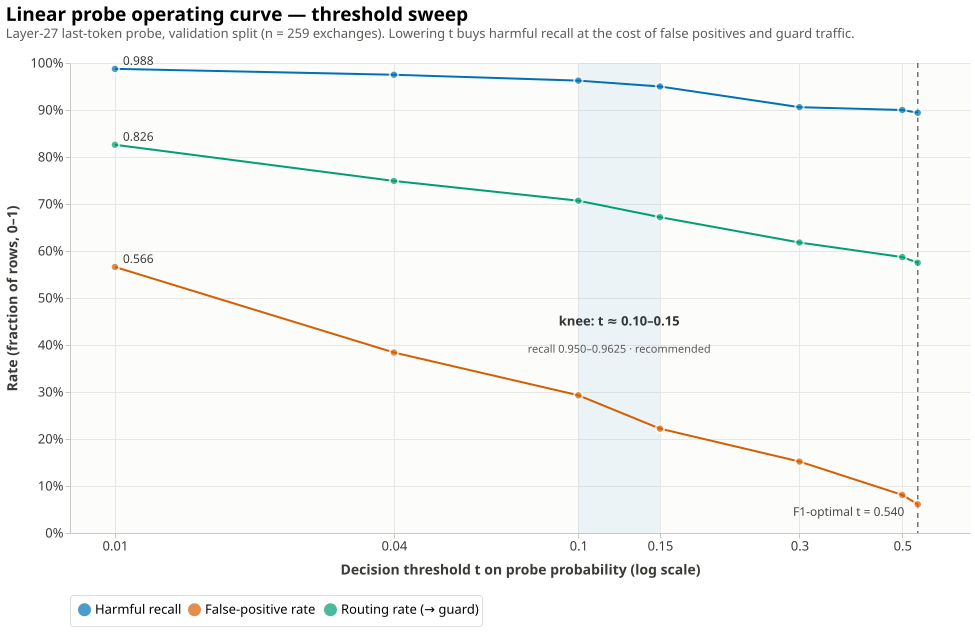

Write Python code to recreate this figure.
"""Appendix chart 1 — linear probe operating curve (threshold sweep).

Numbers are the 7 tabulated rows from the "Recall-oriented threshold analysis"
section of
  scripts/model/results/linear_probe_v2_layer27_lasttoken_sweep/REPORT.md
(validation split, n=259). The underlying threshold_scan.csv is cluster-only, so
the data is inlined here verbatim.

Run:  /home/novaktj/aegis_env/bin/python chart1_probe_operating_curve.py
"""

from pathlib import Path

import altair as alt
import pandas as pd
import vl_convert as vlc

OUT = Path(__file__).with_suffix(".svg")

# threshold, precision, recall, F1, FPR, FN, routing_rate  (validation, n=259)
ROWS = [
    (0.010, 0.738, 0.9875, 0.845, 0.566, 2, 0.826),
    (0.040, 0.804, 0.9750, 0.881, 0.384, 4, 0.749),
    (0.100, 0.842, 0.9625, 0.898, 0.293, 6, 0.707),
    (0.150, 0.874, 0.9500, 0.910, 0.222, 8, 0.672),
    (0.300, 0.906, 0.9060, 0.906, 0.152, 15, 0.618),
    (0.500, 0.947, 0.9000, 0.9231, 0.081, 16, 0.587),
    (0.540, 0.960, 0.8940, 0.9256, 0.061, 17, 0.575),
]
df = pd.DataFrame(
    ROWS,
    columns=["threshold", "precision", "recall", "f1", "fpr", "fn", "routing_rate"],
)

SERIES = {
    "recall": "Harmful recall",
    "fpr": "False-positive rate",
    "routing_rate": "Routing rate (→ guard)",
}
ORDER = list(SERIES.values())
COLORS = ["#0072B2", "#D55E00", "#009E73"]  # CVD-validated categorical trio

long = (
    df.melt(
        id_vars="threshold",
        value_vars=list(SERIES),
        var_name="metric_key",
        value_name="value",
    )
    .assign(metric=lambda d: d.metric_key.map(SERIES))
)

W, H = 900, 470
# 0.540 is omitted as a tick (it would collide with 0.5); the dashed rule marks it.
X_VALUES = [0.01, 0.04, 0.1, 0.15, 0.3, 0.5]

X_SCALE = alt.Scale(type="log", domain=[0.008, 0.7], nice=False)
X_AXIS = alt.Axis(
    title="Decision threshold t on probe probability (log scale)",
    values=X_VALUES,
    format=".3~g",
    grid=True,
    gridColor="#e7e7e4",
    labelFontSize=13,
    titleFontSize=14,
    titlePadding=10,
)
x = alt.X("threshold:Q", scale=X_SCALE, axis=X_AXIS)
y = alt.Y(
    "value:Q",
    scale=alt.Scale(domain=[0, 1.0]),
    axis=alt.Axis(
        title="Rate (fraction of rows, 0–1)",
        format=".0%",
        grid=True,
        gridColor="#e7e7e4",
        labelFontSize=13,
        titleFontSize=14,
        titlePadding=10,
    ),
)
color = alt.Color(
    "metric:N",
    scale=alt.Scale(domain=ORDER, range=COLORS),
    legend=alt.Legend(
        title=None, orient="bottom", direction="horizontal",
        labelFontSize=13, symbolStrokeWidth=3, fillColor="#ffffff",
        padding=8, cornerRadius=3, strokeColor="#ddddda",
    ),
)

# --- knee band: recommended high-recall operating zone -----------------------
knee = alt.Chart(pd.DataFrame({"lo": [0.10], "hi": [0.15]})).mark_rect(
    color="#0072B2", opacity=0.07
).encode(
    # Same scale + axis spec as the other layers, otherwise Vega-Lite's layer
    # axis merge drops the shared x axis (or its title).
    x=alt.X("lo:Q", scale=X_SCALE, axis=X_AXIS),
    x2="hi:Q",
)

knee_label = alt.Chart(
    pd.DataFrame({"threshold": [0.1225], "value": [0.45],
                  "text": ["knee: t ≈ 0.10–0.15"]})
).mark_text(
    align="center", baseline="middle", fontSize=13, fontWeight="bold",
    color="#333333", lineBreak="\n",
).encode(x=x, y=y, text="text:N")

knee_sub = alt.Chart(
    pd.DataFrame({"threshold": [0.1225], "value": [0.39],
                  "text": ["recall 0.950–0.9625 · recommended"]})
).mark_text(
    align="center", baseline="middle", fontSize=11, color="#5a5a56",
).encode(x=x, y=y, text="text:N")

lines = alt.Chart(long).mark_line(strokeWidth=2).encode(x=x, y=y, color=color)
points = alt.Chart(long).mark_point(
    filled=True, size=70, stroke="#fcfcfb", strokeWidth=2
).encode(x=x, y=y, color=color)

# --- F1-optimal marker at t = 0.540 ------------------------------------------
f1_rule = alt.Chart(pd.DataFrame({"threshold": [0.540]})).mark_rule(
    strokeDash=[5, 4], strokeWidth=1.5, color="#77736c"
).encode(x=x)
f1_label = alt.Chart(
    pd.DataFrame({"threshold": [0.505], "value": [0.045],
                  "text": ["F1-optimal t = 0.540"]})
).mark_text(
    align="right", baseline="middle", fontSize=12, color="#4a4744",
).encode(x=x, y=y, text="text:N")

# --- selective direct labels at the low-t end --------------------------------
ends = long[long.threshold == 0.010].assign(
    label=lambda d: d.value.map(lambda v: f"{v:.3f}".rstrip("0"))
)
end_labels = alt.Chart(ends).mark_text(
    align="left", dx=8, dy=-8, fontSize=12, color="#3a3a37"
).encode(x=x, y=y, text="label:N")

chart = (
    # NOTE: keep a full-axis layer first — a layer with axis=None placed first
    # suppresses the shared x axis for the whole layered chart.
    alt.layer(knee_label, knee, knee_sub, f1_rule, f1_label,
              lines, points, end_labels)
    .properties(
        width=W,
        height=H,
        title=alt.TitleParams(
            text="Linear probe operating curve — threshold sweep",
            subtitle=[
                "Layer-27 last-token probe, validation split (n = 259 exchanges). "
                "Lowering t buys harmful recall at the cost of false positives and guard traffic.",
            ],
            fontSize=19,
            subtitleFontSize=13,
            subtitleColor="#5a5a56",
            anchor="start",
            offset=14,
        ),
    )
    .configure_view(stroke=None, fill="#fcfcfb")
    .configure_axis(labelColor="#3a3a37", titleColor="#3a3a37", domainColor="#c9c9c4",
                    tickColor="#c9c9c4")
)

svg = vlc.vegalite_to_svg(chart.to_json())
OUT.write_text(svg)
print(f"wrote {OUT} ({len(svg)} bytes)")
